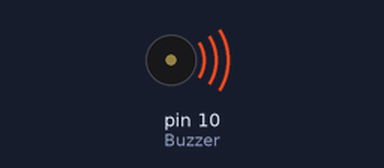
A sketch run on a simulated Arduino Uno, built with avr-gcc and run on an emulated ATmega328P. Shown: buzzer (waves = sounding).

Above: at 0.2 s.
At 5.7 s:
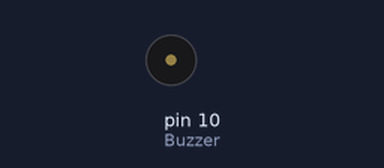
Timing chart, 0 to 6.9 s (numbered marks = the images above):
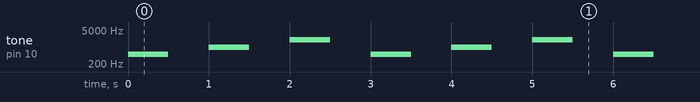

The sketch:

Buzzer.ino
```cpp
const int Buzzer = 10;

void setup() {
   pinMode(Buzzer, OUTPUT);
}

void loop() {
   tone(Buzzer, 500);
   delay(500);
   noTone(Buzzer);
   delay(500);
   tone(Buzzer, 1000);
   delay(500);
   noTone(Buzzer);
   delay(500);
   tone(Buzzer, 2000);
   delay(500);
   noTone(Buzzer);
   delay(500);
}
```

Measured:
- by itself, tone on pin 10 (Buzzer): repeats every 3.0 s: silent 0.50 s, 1000 Hz 0.50 s, silent 0.50 s, 2000 Hz 0.50 s, silent 0.50 s, 500 Hz 0.50 s
